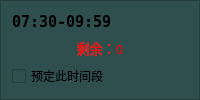
     <widget class="QFrame" name="frame_timer1">
      <property name="enabled">
       <bool>true</bool>
      </property>
      <property name="styleSheet">
       <string notr="true">background:rgb(47, 79, 79)</string>
      </property>
      <property name="frameShape">
       <enum>QFrame::StyledPanel</enum>
      </property>
      <property name="frameShadow">
       <enum>QFrame::Raised</enum>
      </property>
      <layout class="QGridLayout" name="gridLayout_2">
       <item row="0" column="0">
        <widget class="QLabel" name="label1_timer1">
         <property name="font">
          <font>
           <family>Terminal</family>
           <pointsize>11</pointsize>
           <weight>75</weight>
           <bold>true</bold>
          </font>
         </property>
         <property name="text">
          <string>07:30-09:59</string>
         </property>
        </widget>
       </item>
       <item row="2" column="0">
        <widget class="QCheckBox" name="checkBox_timer1">
         <property name="font">
          <font>
           <family>华光综艺_CNKI</family>
          </font>
         </property>
         <property name="text">
          <string>预定此时间段</string>
         </property>
        </widget>
       </item>
       <item row="1" column="0">
        <widget class="QLabel" name="label2_timer1">
         <property name="palette">
          <palette>
           <active>
            <colorrole role="WindowText">
             <brush brushstyle="SolidPattern">
              <color alpha="255">
               <red>255</red>
               <green>0</green>
               <blue>0</blue>
              </color>
             </brush>
            </colorrole>
            <colorrole role="Button">
             <brush brushstyle="SolidPattern">
              <color alpha="255">
               <red>47</red>
               <green>79</green>
               <blue>79</blue>
              </color>
             </brush>
            </colorrole>
            <colorrole role="Text">
             <brush brushstyle="SolidPattern">
              <color alpha="255">
               <red>255</red>
               <green>0</green>
               <blue>0</blue>
              </color>
             </brush>
            </colorrole>
            <colorrole role="ButtonText">
             <brush brushstyle="SolidPattern">
              <color alpha="255">
               <red>255</red>
               <green>0</green>
               <blue>0</blue>
              </color>
             </brush>
            </colorrole>
            <colorrole role="Base">
             <brush brushstyle="SolidPattern">
              <color alpha="255">
               <red>47</red>
               <green>79</green>
               <blue>79</blue>
              </color>
             </brush>
            </colorrole>
            <colorrole role="Window">
             <brush brushstyle="SolidPattern">
              <color alpha="255">
               <red>47</red>
               <green>79</green>
               <blue>79</blue>
              </color>
             </brush>
            </colorrole>
            <colorrole role="PlaceholderText">
             <brush brushstyle="NoBrush">
              <color alpha="128">
               <red>255</red>
               <green>0</green>
               <blue>0</blue>
              </color>
             </brush>
            </colorrole>
           </active>
           <inactive>
            <colorrole role="WindowText">
             <brush brushstyle="SolidPattern">
              <color alpha="255">
               <red>255</red>
               <green>0</green>
               <blue>0</blue>
              </color>
             </brush>
            </colorrole>
            <colorrole role="Button">
             <brush brushstyle="SolidPattern">
              <color alpha="255">
               <red>47</red>
               <green>79</green>
               <blue>79</blue>
              </color>
             </brush>
            </colorrole>
            <colorrole role="Text">
             <brush brushstyle="SolidPattern">
              <color alpha="255">
               <red>255</red>
               <green>0</green>
               <blue>0</blue>
              </color>
             </brush>
            </colorrole>
            <colorrole role="ButtonText">
             <brush brushstyle="SolidPattern">
              <color alpha="255">
               <red>255</red>
               <green>0</green>
               <blue>0</blue>
              </color>
             </brush>
            </colorrole>
            <colorrole role="Base">
             <brush brushstyle="SolidPattern">
              <color alpha="255">
               <red>47</red>
               <green>79</green>
               <blue>79</blue>
              </color>
             </brush>
            </colorrole>
            <colorrole role="Window">
             <brush brushstyle="SolidPattern">
              <color alpha="255">
               <red>47</red>
               <green>79</green>
               <blue>79</blue>
              </color>
             </brush>
            </colorrole>
            <colorrole role="PlaceholderText">
             <brush brushstyle="NoBrush">
              <color alpha="128">
               <red>255</red>
               <green>0</green>
               <blue>0</blue>
              </color>
             </brush>
            </colorrole>
           </inactive>
           <disabled>
            <colorrole role="WindowText">
             <brush brushstyle="SolidPattern">
              <color alpha="255">
               <red>255</red>
               <green>0</green>
               <blue>0</blue>
              </color>
             </brush>
            </colorrole>
            <colorrole role="Button">
             <brush brushstyle="SolidPattern">
              <color alpha="255">
               <red>47</red>
               <green>79</green>
               <blue>79</blue>
              </color>
             </brush>
            </colorrole>
            <colorrole role="Text">
             <brush brushstyle="SolidPattern">
              <color alpha="255">
               <red>255</red>
               <green>0</green>
               <blue>0</blue>
              </color>
             </brush>
            </colorrole>
            <colorrole role="ButtonText">
             <brush brushstyle="SolidPattern">
              <color alpha="255">
               <red>255</red>
               <green>0</green>
               <blue>0</blue>
              </color>
             </brush>
            </colorrole>
            <colorrole role="Base">
             <brush brushstyle="SolidPattern">
              <color alpha="255">
               <red>47</red>
               <green>79</green>
               <blue>79</blue>
              </color>
             </brush>
            </colorrole>
            <colorrole role="Window">
             <brush brushstyle="SolidPattern">
              <color alpha="255">
               <red>47</red>
               <green>79</green>
               <blue>79</blue>
              </color>
             </brush>
            </colorrole>
            <colorrole role="PlaceholderText">
             <brush brushstyle="NoBrush">
              <color alpha="128">
               <red>255</red>
               <green>0</green>
               <blue>0</blue>
              </color>
             </brush>
            </colorrole>
           </disabled>
          </palette>
         </property>
         <property name="font">
          <font>
           <family>华文琥珀</family>
           <pointsize>10</pointsize>
           <underline>false</underline>
           <strikeout>false</strikeout>
          </font>
         </property>
         <property name="styleSheet">
          <string notr="true">color: rgb(255, 0, 0)</string>
         </property>
         <property name="text">
          <string>剩余：0</string>
         </property>
         <property name="alignment">
          <set>Qt::AlignCenter</set>
         </property>
        </widget>
       </item>
      </layout>
     </widget>
